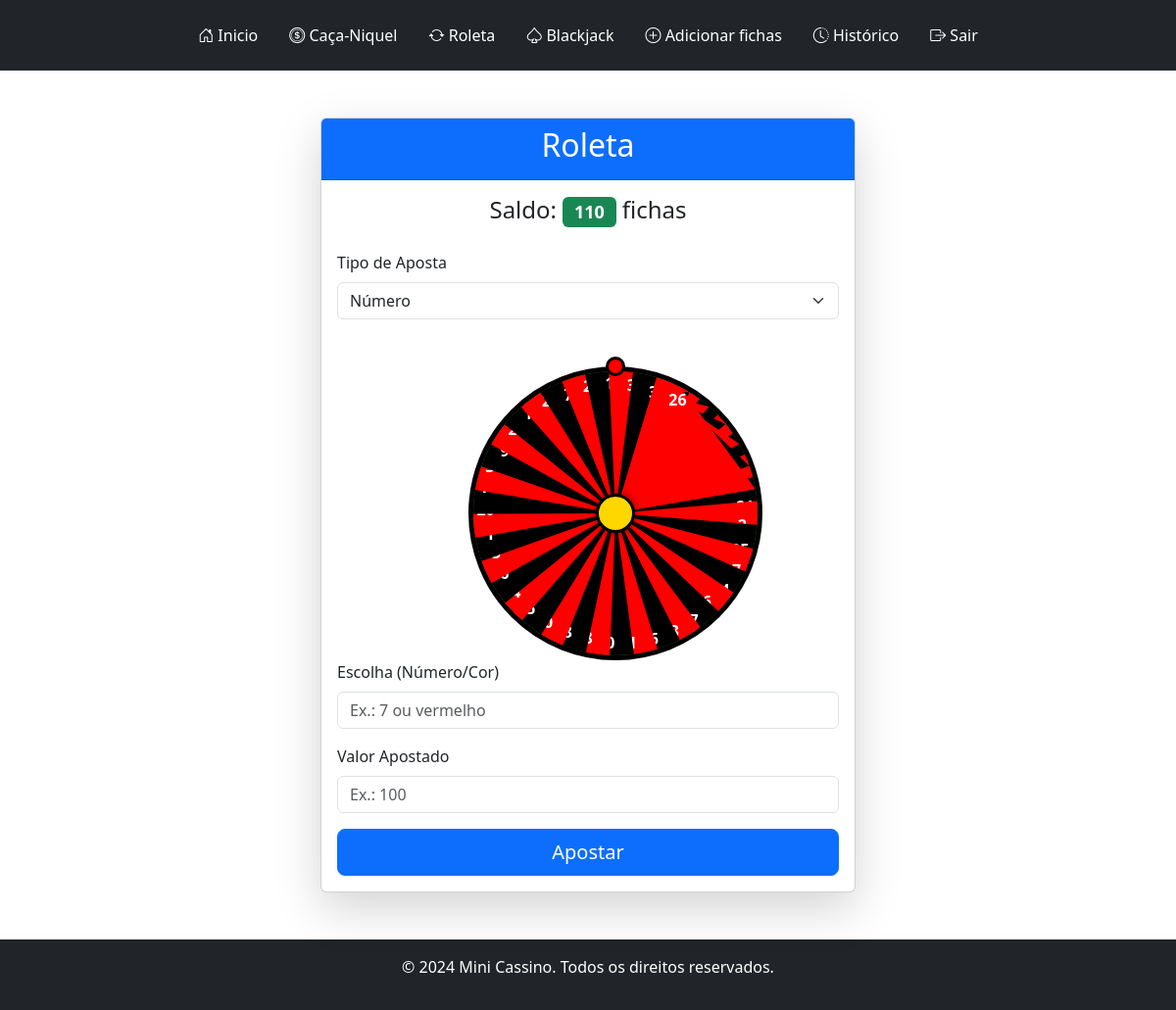
Page /roleta (signed in) on the earlier database version.
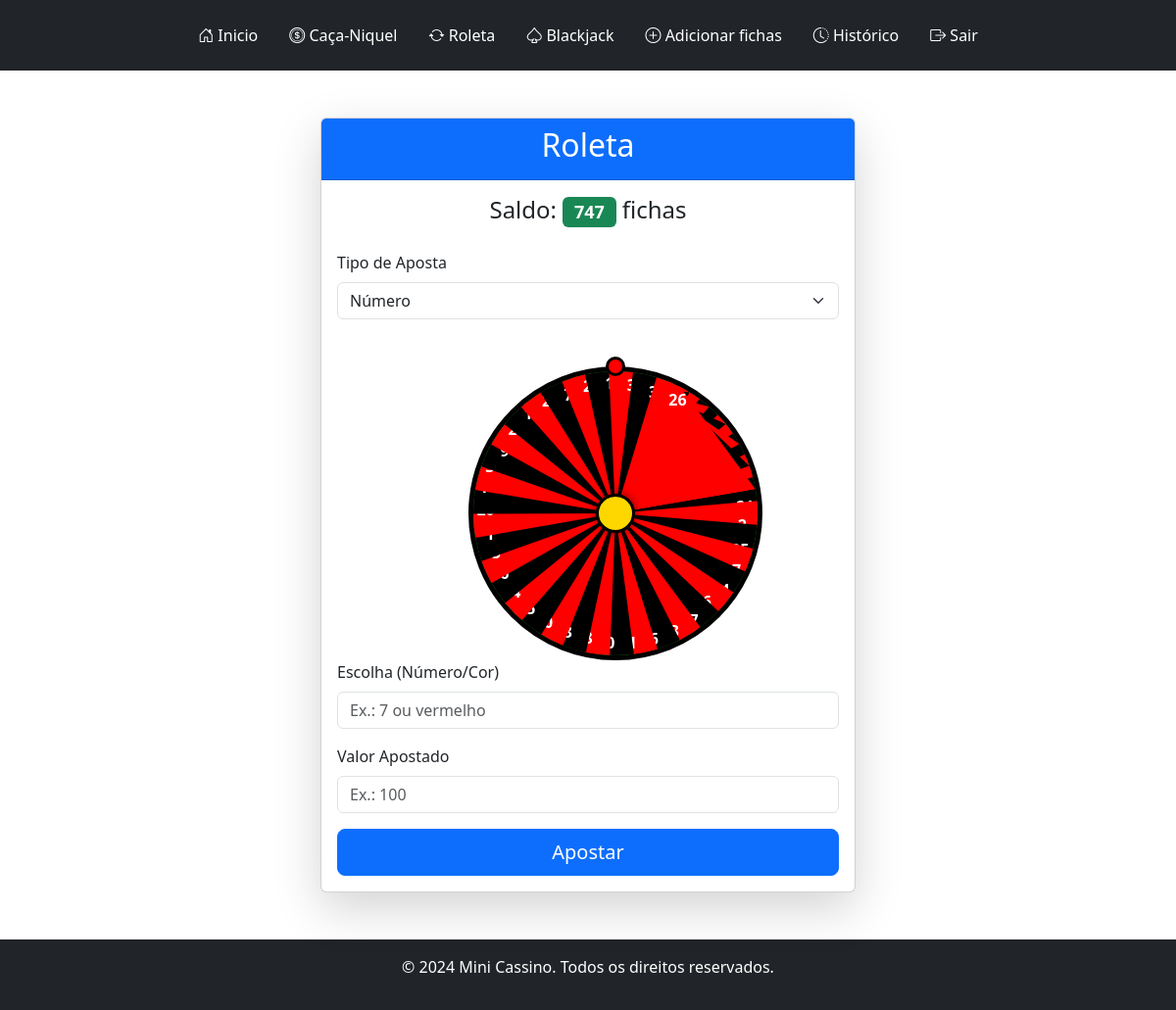
Same page on the later database version.
### tables this page shows
CREATE TABLE users (
    id INTEGER PRIMARY KEY AUTOINCREMENT,
    username TEXT NOT NULL,
    password TEXT NOT NULL
, saldo INTEGER DEFAULT 100, ganhos INTEGER, perdas INTEGER);

### app.py (the view, shortened to what this page needs)
@app.route('/roleta', methods=['GET', 'POST'])
@login_required
def roleta():
    user_id = session.get('user_id')
    saldo = db.execute("SELECT saldo FROM users WHERE id = ?", user_id)[0]["saldo"]
    roleta_sequence = [
        (0, 'verde'),
        (32, 'vermelho'), (15, 'preto'), (19, 'vermelho'), (4, 'preto'),
        (21, 'vermelho'), (2, 'preto'), (25, 'vermelho'), (17, 'preto'),
        (34, 'vermelho'), (6, 'preto'), (27, 'vermelho'), (13, 'preto'),
        (36, 'vermelho'), (11, 'preto'), (30, 'vermelho'), (8, 'preto'),
        (23, 'vermelho'), (10, 'preto'), (5, 'vermelho'), (24, 'preto'),
        (16, 'vermelho'), (33, 'preto'), (1, 'vermelho'), (20, 'preto'),
        (14, 'vermelho'), (31, 'preto'), (9, 'vermelho'), (22, 'preto'),
        (18, 'vermelho'), (29, 'preto'), (7, 'vermelho'), (28, 'preto'),
        (12, 'vermelho'), (35, 'preto'), (3, 'vermelho'), (26, 'preto')
    ]
    return render_template('roleta.html', saldo=saldo, roleta_sequence=roleta_sequence)

### help.py (called while the page is built)
def login_required(f):
    @wraps(f)
    def decorated_function(*args, **kwargs):
        if 'user_id' not in session:
            return redirect(url_for('login'))
        return f(*args, **kwargs)
    return decorated_function

### templates/roleta.html (shortened to what this page needs)
{% extends "layout.html" %}
{% block main %}
<div class="row justify-content-center">
    <div class="col-md-6">
        <div class="card shadow-lg">
            <div class="card-header bg-primary text-white text-center">
                <h2>Roleta</h2>
            </div>
            <div class="card-body">
                <h4 class="text-center mb-4">Saldo: <span class="badge bg-success">{{ saldo }}</span> fichas</h4>
                <form method="POST">
                    <div class="mb-3">
                        <label for="tipo_aposta" class="form-label">Tipo de Aposta</label>
                        <select id="tipo_aposta" name="tipo_aposta" class="form-select" required>
                            <option value="numero">Número</option>
                        </select>
                    </div>
                    <div class="row justify-content-center mt-5">
                        <div class="col-md-6 text-center">
                            <div class="roulette-container">
                                <div id="wheel">
                                    {% set numeros = [0, 32, 15, 19, 4, 21, 2, 25, 17, 34, 6, 27, 13, 36, 11, 30, 8, 23, 10, 5, 24, 16, 33, 1, 20, 14, 31, 9, 22, 18, 29, 7, 28, 12, 35, 3, 26] %}
                                    {% set angulo = 360 / numeros|length %}
                                    {% for i in range(numeros|length) %}
                                        <div class="sector" style="transform: rotate({{ i * angulo }}deg);">
                                            <span style="transform: rotate(-{{ i * angulo }}deg);">{{ numeros[i] }}</span>
                                        </div>
                                    {% endfor %}
                                    <div id="center"></div>
                                </div>
                                <div id="pointer"></div>
                            </div>
                        </div>
                    </div>
                    <div class="mb-3">
                        <label for="aposta" class="form-label">Escolha (Número/Cor)</label>
                        <input type="text" id="aposta" name="aposta" class="form-control" placeholder="Ex.: 7 ou vermelho" required>
                    </div>
                    <div class="mb-3">
                        <label for="valor_apostado" class="form-label">Valor Apostado</label>
                        <input type="number" id="valor_apostado" name="valor_apostado" class="form-control" min="1" placeholder="Ex.: 100" required>
                    </div>
                    <div class="d-grid">
                        <button type="submit" class="btn btn-primary btn-lg">Apostar</button>
                    </div>
                </form>
            </div>
        </div>
    </div>
</div>
{% endblock %}

Differences in the rows shown:
now on this page (row edited): users: saldo "747"
Other differences:
{{ saldo }}: "110" → (not shown)
